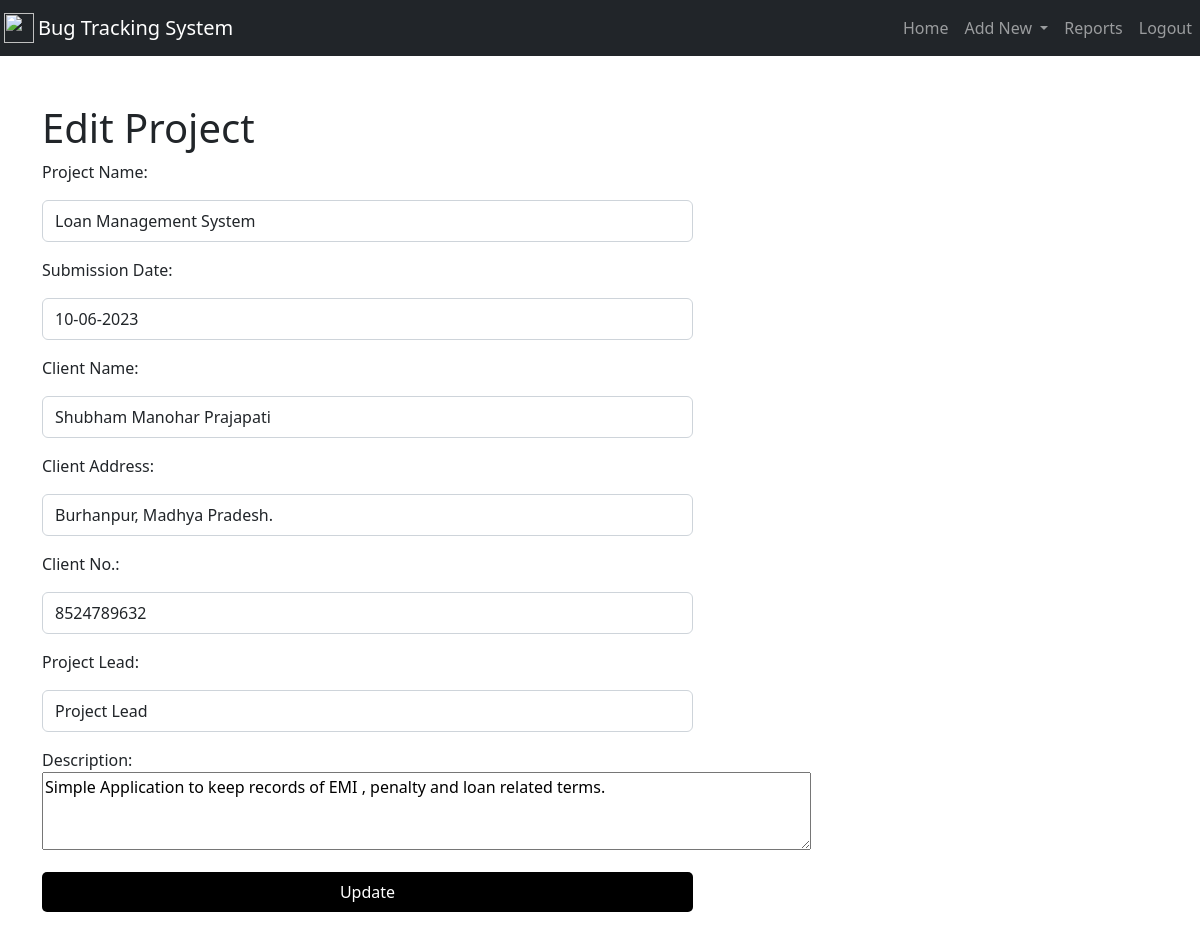
/EditProject.php?id=1&name=Loan+Management+System, run on the app's committed database.
### tables this page shows
CREATE TABLE `projects` (
  `id` int(11) NOT NULL,
  `project_name` varchar(255) NOT NULL,
  `submission_date` varchar(50) NOT NULL,
  `client_name` varchar(255) NOT NULL,
  `client_address` varchar(255) NOT NULL,
  `client_number` varchar(20) NOT NULL,
  `project_lead` varchar(255) NOT NULL,
  `description` varchar(255) NOT NULL
);

### EditProject.php (the view, shortened to what this page needs)
<?php
$servername = "localhost";
$username = "root";
$password = "";
$dbname = "bugtrackingsystem";
if ($_SERVER["REQUEST_METHOD"] == "POST") {
    $projectID = $_GET["id"];
    $conn = new mysqli($servername, $username, $password, $dbname);
    if ($conn->connect_error) {
        die("Connection failed: " . $conn->connect_error);
    }
    $stmt = $conn->prepare("UPDATE projects SET project_name=?, submission_date=?, client_name=?, client_address=?, client_number=?, project_lead=?, description=? WHERE id=?");
    $stmt->bind_param("sssssssi", $projectName, $submissionDate, $clientName, $clientAddress, $clientNumber, $projectLead, $description, $projectID);
    $projectName = $_POST["projectName"];
    $submissionDate = $_POST["submissionDate"];
    $clientName = $_POST["clientName"];
    $clientAddress = $_POST["clientAddress"];
    $clientNumber = $_POST["clientNumber"];
    $projectLead = $_POST["projectLead"];
    $description = $_POST["description"];
    if ($stmt->execute()) {
        echo '<script>alert("Record updated successfully.");</script>';
        header("Location: reports.php");
        exit();
    } else {
        echo '<script>alert("Error: ' . $stmt->error . '");</script>';
    }
    $stmt->close();
    $conn->close();
} else {
    $projectID = $_GET["id"];
    $conn = new mysqli($servername, $username, $password, $dbname);
    $stmt = $conn->prepare("SELECT project_name, submission_date, client_name, client_address, client_number, project_lead, description FROM projects WHERE id=?");
    $stmt->bind_param("i", $projectID);
    $stmt->execute();
    $stmt->store_result();
    $stmt->bind_result($projectName, $submissionDate, $clientName, $clientAddress, $clientNumber, $projectLead, $description);
}
?>
<!DOCTYPE html>
<html lang="en">
<head>
    <link href="https://cdn.jsdelivr.net/npm/bootstrap@5.2.3/dist/css/bootstrap.min.css" rel="stylesheet"
>
    <link rel="stylesheet" href="https://cdnjs.cloudflare.com/ajax/libs/font-awesome/6.4.0/css/all.min.css"
 />
</head>
<body>
    <nav class="navbar navbar-expand-md navbar-dark bg-dark">
        <a href="#" class="navbar-brand h1 mx-1 mb-0 p-0">
            <img src="https://getbootstrap.com/docs/4.0/assets/brand/bootstrap-solid.svg" width="30" height="30" alt="">
        </a>
        <a class="navbar-brand" href="#">Bug Tracking System</a>
        <div class="collapse navbar-collapse" id="navbarNav">
            <ul class="navbar-nav ms-auto">
                <li class="nav-item active">
                    <a class="nav-link" href="Home.php">Home</a>
                </li>
                <li class="nav-item dropdown">
                    <a class="nav-link dropdown-toggle" href="#" id="navbarDropdown" role="button"
                        data-toggle="dropdown" aria-haspopup="true" aria-expanded="false">
                        Add New
                    </a>
                </li>
                <li class="nav-item">
                    <a class="nav-link" href="reports.php">Reports</a>
                </li>
                <li class="nav-item">
                    <a class="nav-link" href="logout.php?logout=true">Logout</a>
                </li>
            </ul>
        </div>
    </nav>
    <div class="container mt-5">
        <h1>Edit Project</h1>
        <form method="POST" action="<?php echo $_SERVER['PHP_SELF'] . '?id=' . $projectID; ?>">
            <div class="form-row">
                <div class="col-lg-7">
                    Project Name:<input type="text" placeholder="Project Name" class="form-control my-3 py-2"
                        name="projectName" value="<?php echo $projectName; ?>">
                </div>
            </div>
            <div class="form-row">
                <div class="col-lg-7">
                    Submission Date:<input type="text" placeholder="dd-mm-yyyy" class="form-control my-3 py-2"
                        name="submissionDate" value="<?php echo $submissionDate; ?>">
                </div>
            </div>
            <div class="form-row">
                <div class="col-lg-7">
                    Client Name:<input type="type" placeholder="Client Name" class="form-control my-3 py-2"
                        name="clientName" value="<?php echo $clientName; ?>">
                </div>
            </div>
            <div class="form-row">
                <div class="col-lg-7">
                    Client Address:<input type="type" placeholder="Client Address" class="form-control my-3 py-2"
                        name="clientAddress" value="<?php echo $clientAddress; ?>">
                </div>
            </div>
            <div class="form-row">
                <div class="col-lg-7">
                    Client No.:<input type="tel" placeholder="Contact No. (0123456789)" class="form-control my-3 py-2"
                        pattern="[0-9]{10}" name="clientNumber" value="<?php echo $clientNumber; ?>">
                </div>
            </div>
            <div class="form-row">
                <div class="col-lg-7">
                    Project Lead:<select type="text" class="form-control my-3 py-2" name="projectLead">
                        <option disabled selected>Project Lead</option>
                    </select>
                </div>
            </div>
            <div class="form-row d-flex align-items-center">
                <div class="col-lg-7">
                    Description:<br><textarea placeholder="Description" id="" cols="81" rows="3"
                        name="description"><?php echo $description; ?></textarea>
                </div>
            </div>
            <div class="form-row">
                <div class="col-lg-7">
                    <button type="submit" class="btn1 my-3 mb-5">Update</button>
                </div>
            </div>
        </form>
    </div>
</body>
</html>

### EditProject.php (style rules this page uses)
.btn1 { border: none; outline: none; height: 40px; width: 100%; background-color: black; color: white; border-radius: 5px; }

### data on the page
projects: projectName "Loan Management System", submissionDate "10-06-2023", clientName "Shubham Manohar Prajapati", clientAddress "Burhanpur, Madhya Pradesh.", clientNumber "8524789632", description "Simple Application to keep records of EMI , penalty and loan related terms."
